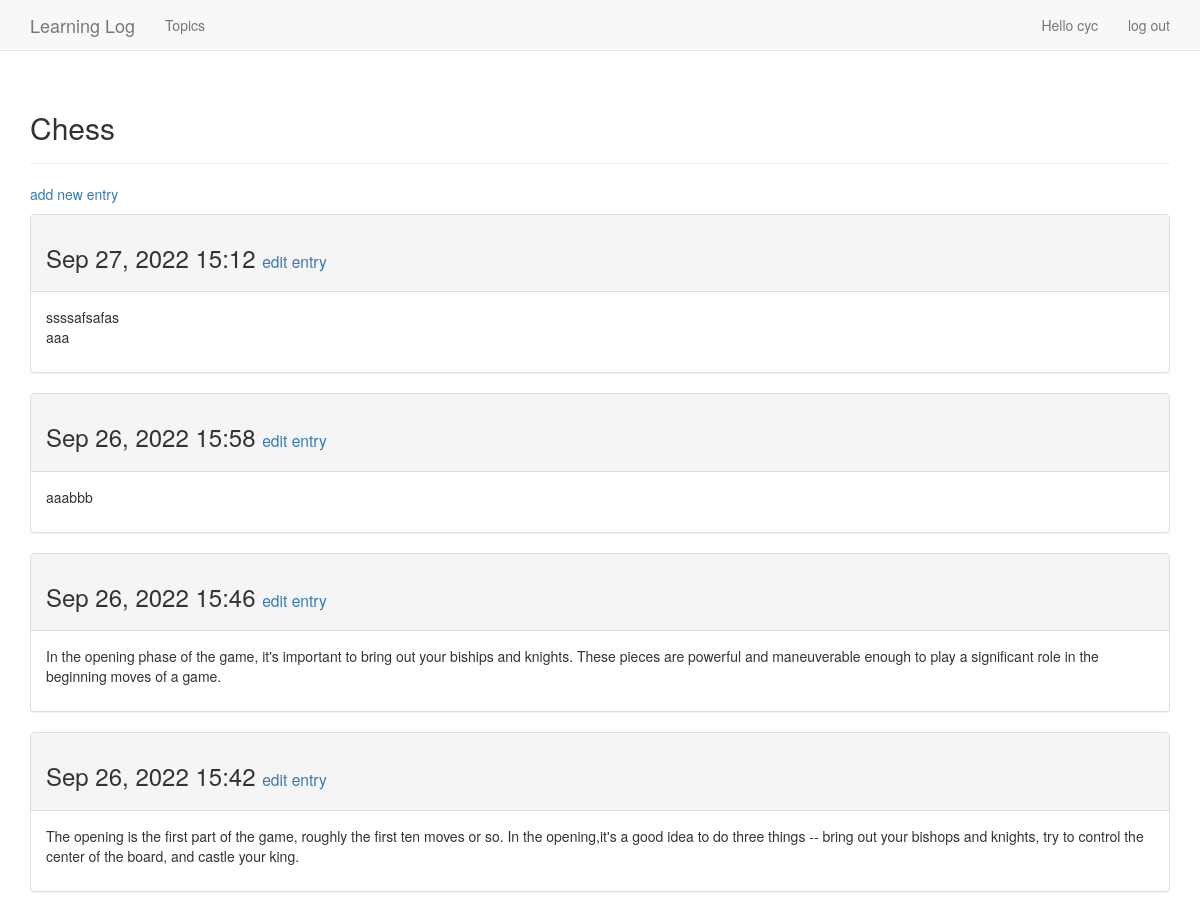
The page /topics/1/ (signed in) on the database its author committed.
### learning_logs/models.py (models this page shows, shortened)
class Topic(models.Model):
  text = models.CharField(max_length = 200)
  date_added = models.DateTimeField(auto_now_add = True)
  owner = models.ForeignKey(User, on_delete=models.CASCADE)
  def __str__(self):
      return self.text

class Entry(models.Model):
  topic = models.ForeignKey(Topic, on_delete=models.CASCADE)
  text = models.TextField()
  date_added = models.DateTimeField(auto_now_add = True)
  class Meta():
    verbose_name_plural = "entries"

### learning_logs/views.py (the view)
# urls.py: re_path(r'^topics/(?P<topic_id>\d+)/$', views.topic, name = "topic"),
@login_required
def topic(request, topic_id):
  topic = Topic.objects.get(id = topic_id)
  if topic.owner != request.user:
    raise Http404
  entries = topic.entry_set.order_by("-date_added")
  context = {'topic': topic, 'entries': entries}
  return render(request, 'learning_logs/topic.html', context)

### learning_logs/templates/learning_logs/topic.html
{% extends 'learning_logs/base.html' %}
{% block header %}
  <h2>{{ topic }}</h2>
{% endblock header %}
{% block content %}
  <p>
    <a href="{% url 'learning_logs:new_entry' topic.id %}">add new entry</a>
  </p>
  {% for entry in entries %}
    <div class="panel panel-default">
      <div class="panel-heading">
        <h3>
          {{ entry.date_added|date:'M d, Y H:i' }}
          <small>
            <a href="{% url 'learning_logs:edit_entry' entry.id %}">edit entry</a>
          </small>
        </h3>
      </div>
      <div class="panel-body">
        {{ entry.text|linebreaks }}
      </div>
    </div>
  {% empty %}
    There are no entries for this topic yet.
  {% endfor %}
{% endblock content %}

### learning_logs/templates/learning_logs/base.html (shortened to what this page needs)
{% load bootstrap3 %}
<!DOCTYPE html>
<html lang="en">
  <head>
    {% bootstrap_css %}
  </head>
  <body>
    <nav class="navbar navbar-default navbar-static-top">
      <div class="container">
        <div class="navbar-header">
          <a class="navbar-brand" href="{% url 'learning_logs:index' %}">Learning Log</a>
        </div>
        <div id="navbar" class="navbar-collapse collapse">
          <ul class="nav navbar-nav">
            <li><a href="{% url 'learning_logs:topics' %}">Topics</a></li>
          </ul>
          <ul class="nav navbar-nav navbar-right">
            {% if user.is_authenticated %}
              <li><a>Hello {{user.username}}</a></li>
              <li><a href="{% url 'users:logout' %}">log out</a></li>
            {% else %}
              <li><a href="{% url 'users:register' %}">register</a></li>
              <li><a href="{% url 'users:login' %}">log in</a></li>
            {% endif %}
          </ul>
        </div>
      </div>
    </nav>
    <div class="container">
      <div class="page-header">
        {% block header %}{% endblock header %}
      </div>
      <div>
        {% block content %}{% endblock content %}
      </div>
    </div>
  </body>
</html>

### rows shown on the page
Topic: text "Chess"
Entry: date_added "Sep 27, 2022 15:12", text "ssssafsafas aaa"
Entry: date_added "Sep 26, 2022 15:58", text "aaabbb"
Entry: date_added "Sep 26, 2022 15:46", text "In the opening phase of the game, it's important to bring out your biships and knights. These pieces are powerful and maneuverable enough to play a significant role in the beginning moves of a game."
Entry: date_added "Sep 26, 2022 15:42", text "The opening is the first part of the game, roughly the first ten moves or so. In the opening,it's a good idea to do three things -- bring out your bishops and knights, try to control the center of the board, and castle your king."

### other values the page prints
{{ user.username }} "cyc"
